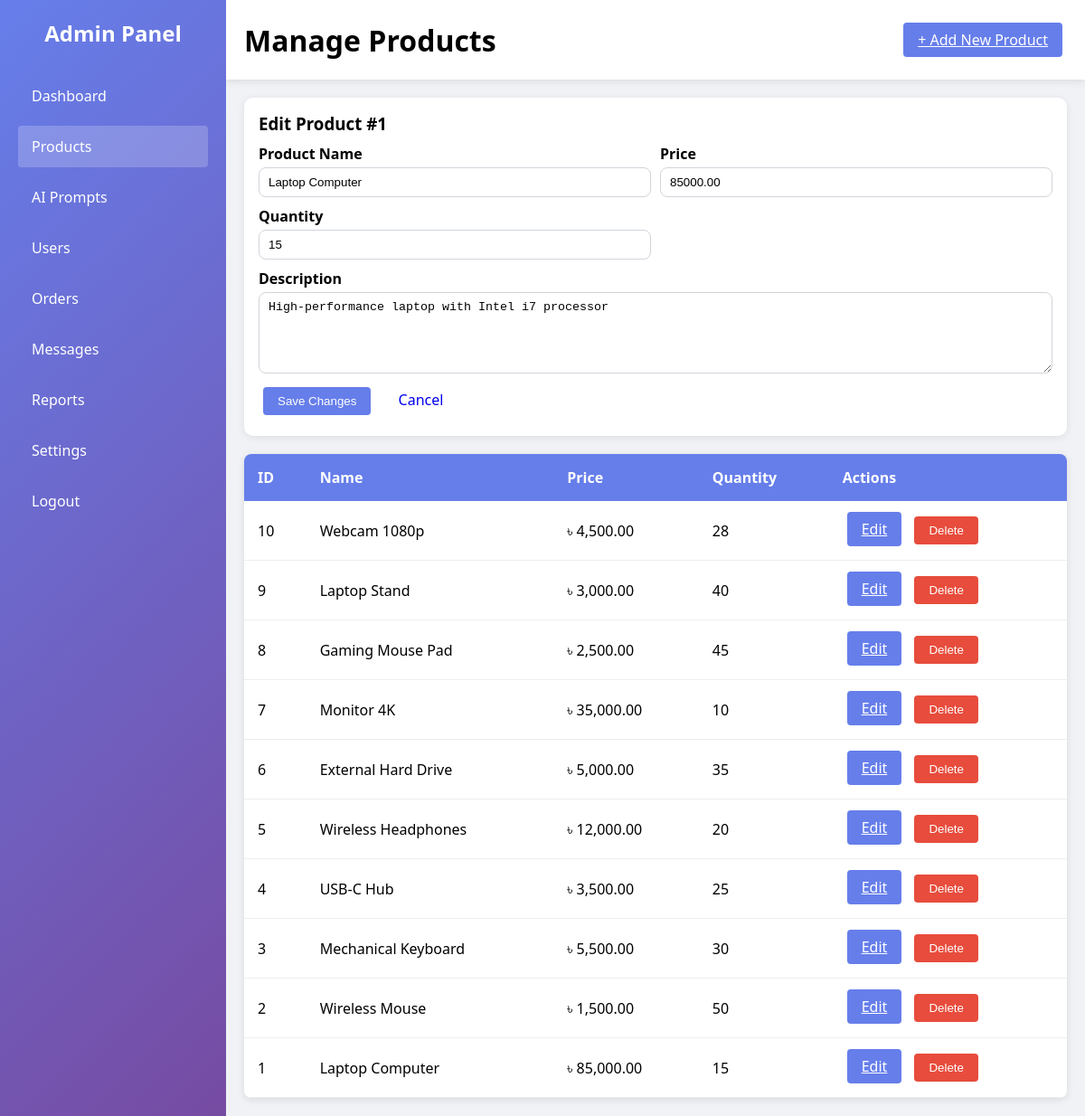
The app's page /admin/products.php?edit_id=1 (signed in) with its own data.
### tables this page shows
CREATE TABLE IF NOT EXISTS products (
    id INT AUTO_INCREMENT PRIMARY KEY,
    name VARCHAR(255) NOT NULL,
    description TEXT,
    price DECIMAL(10, 2) NOT NULL,
    quantity INT NOT NULL DEFAULT 0,
    image VARCHAR(255),
    category VARCHAR(100),
    sku VARCHAR(100) UNIQUE,
    created_at TIMESTAMP DEFAULT CURRENT_TIMESTAMP,
    updated_at TIMESTAMP DEFAULT CURRENT_TIMESTAMP ON UPDATE CURRENT_TIMESTAMP,
    INDEX idx_category (category),
    INDEX idx_price (price)
);

### admin/products.php (the view, shortened to what this page needs)
<?php
$db = new Database();
$conn = $db->getConnection();
$editingProduct = null;
if (isset($_GET['edit_id'])) {
    $editId = (int) $_GET['edit_id'];
    if ($editId > 0) {
        $stmt = $conn->prepare('SELECT id, name, description, price, quantity FROM products WHERE id = ? LIMIT 1');
        $stmt->bind_param('i', $editId);
        $stmt->execute();
        $result = $stmt->get_result();
        if ($result && $result->num_rows > 0) {
            $editingProduct = $result->fetch_assoc();
        }
    }
}
$products = array();
if ($conn) {
    $result = $conn->query("SELECT * FROM products ORDER BY id DESC LIMIT 50");
    if ($result) {
        while ($row = $result->fetch_assoc()) {
            $products[] = $row;
        }
    }
}
?>
<!DOCTYPE html>
<html>
<head>
    <link rel="stylesheet" href="css/admin.css">
</head>
<body>
    <div class="admin-container">
        <nav class="admin-sidebar" id="admin-sidebar">
            <div class="admin-logo">
                <h2>Admin Panel</h2>
            </div>
            <ul class="menu">
                <li><a href="index.php">Dashboard</a></li>
                <li><a href="products.php" class="active">Products</a></li>
                <li><a href="ai-prompts.php">AI Prompts</a></li>
                <li><a href="user.php">Users</a></li>
                <li><a href="orders.php">Orders</a></li>
                <li><a href="support-messages.php">Messages</a></li>
                <li><a href="reports.php">Reports</a></li>
                <li><a href="settings.php">Settings</a></li>
                <li><a href="logout.php">Logout</a></li>
            </ul>
        </nav>
        <div class="admin-main">
            <header class="admin-header">
                <h1>Manage Products</h1>
                <a href="../products/add.php" class="btn btn-primary">+ Add New Product</a>
            </header>
            <main class="admin-content">
                <?php if ($editingProduct): ?>
                    <form class="edit-form" method="POST">
                        <h3 style="margin-bottom: 10px;">Edit Product #<?php echo (int) $editingProduct['id']; ?></h3>
                        <div class="edit-grid">
                            <div>
                                <label for="name">Product Name</label>
                                <input id="name" name="name" type="text" value="<?php echo htmlspecialchars($editingProduct['name']); ?>" required>
                            </div>
                            <div>
                                <label for="price">Price</label>
                                <input id="price" name="price" type="number" step="0.01" min="0.01" value="<?php echo htmlspecialchars((string) $editingProduct['price']); ?>" required>
                            </div>
                            <div>
                                <label for="quantity">Quantity</label>
                                <input id="quantity" name="quantity" type="number" min="0" value="<?php echo (int) $editingProduct['quantity']; ?>" required>
                            </div>
                            <div class="full-col">
                                <label for="description">Description</label>
                                <textarea id="description" name="description"><?php echo htmlspecialchars((string) $editingProduct['description']); ?></textarea>
                            </div>
                        </div>
                        <button class="btn btn-primary" type="submit">Save Changes</button>
                        <a class="btn" href="products.php" style="text-decoration:none;display:inline-block;">Cancel</a>
                    </form>
                <?php endif; ?>
                <table>
                    <thead>
                        <tr>
                            <th>ID</th>
                            <th>Name</th>
                            <th>Price</th>
                            <th>Quantity</th>
                            <th>Actions</th>
                        </tr>
                    </thead>
                    <tbody>
                        <?php if (count($products) > 0): ?>
                            <?php foreach ($products as $product): ?>
                            <tr>
                                <td><?php echo $product['id']; ?></td>
                                <td><?php echo htmlspecialchars($product['name']); ?></td>
                                <td>৳ <?php echo number_format($product['price'], 2); ?></td>
                                <td><?php echo $product['quantity']; ?></td>
                                <td>
                                    <a class="btn btn-primary" href="products.php?edit_id=<?php echo (int) $product['id']; ?>">Edit</a>
                                    <form class="action-inline" method="POST" onsubmit="return confirm('Delete this product?');">
                                        <button class="btn btn-danger" type="submit">Delete</button>
                                    </form>
                                </td>
                            </tr>
                            <?php endforeach; ?>
                        <?php else: ?>
                            <tr>
                                <td colspan="5" style="text-align: center;">No products found</td>
                            </tr>
                        <?php endif; ?>
                    </tbody>
                </table>
            </main>
        </div>
    </div>
</body>
</html>

### admin/css/admin.css (style rules this page uses)
* { margin: 0; padding: 0; box-sizing: border-box; }
body { font-family: 'Segoe UI', Tahoma, Geneva, Verdana, sans-serif; background-color: #f0f2f5; }
.admin-container { display: flex; height: 100vh; position: relative; }
.admin-sidebar { width: 250px; background: linear-gradient(135deg, #667eea 0%, #764ba2 100%); color: white; padding: 20px; overflow-y: auto; }
.admin-logo h2 { margin-bottom: 30px; text-align: center; font-size: 24px; }
.menu { list-style: none; }
.menu li { margin-bottom: 10px; }
.menu a { color: white; text-decoration: none; display: block; padding: 12px 15px; border-radius: 4px; transition: background-color 0.3s ease; }
.menu a:hover, .menu a.active { background-color: rgba(255, 255, 255, 0.2); }
.admin-main { flex: 1; display: flex; flex-direction: column; overflow: hidden; }
.admin-header { background: white; padding: 20px; box-shadow: 0 2px 8px rgba(0,0,0,0.1); display: flex; justify-content: space-between; align-items: center; }
.admin-content { flex: 1; padding: 20px; overflow-y: auto; }
table { width: 100%; border-collapse: collapse; background: white; margin-top: 20px; border-radius: 8px; overflow: hidden; box-shadow: 0 2px 8px rgba(0,0,0,0.1); }
th { background-color: #667eea; color: white; padding: 15px; text-align: left; }
td { padding: 12px 15px; border-bottom: 1px solid #eee; }
.btn { padding: 8px 16px; border: none; border-radius: 4px; cursor: pointer; margin: 5px; }
.btn-primary { background-color: #667eea; color: white; }
.btn-danger { background-color: #e74c3c; color: white; }

### admin/products.php (style rules this page uses)
.edit-form { background: #ffffff; border-radius: 10px; box-shadow: 0 2px 10px rgba(0,0,0,0.08); padding: 16px; margin-bottom: 16px; }
.edit-grid { display: grid; grid-template-columns: repeat(2, minmax(0, 1fr)); gap: 10px; }
.edit-form label { display: block; margin-bottom: 4px; font-weight: 600; }
.edit-form input, .edit-form textarea { width: 100%; border: 1px solid #d1d5db; border-radius: 8px; padding: 8px 10px; }
.edit-form textarea { min-height: 90px; resize: vertical; }
.full-col { grid-column: 1 / -1; }
.action-inline { display: inline-block; margin: 0; }

### records on screen
products: id "1", name "Laptop Computer", price "85000.00", quantity "15", description "High-performance laptop with Intel i7 processor", price "85,000.00"
products: id "10", name "Webcam 1080p", price "4,500.00", quantity "28"
products: id "9", name "Laptop Stand", price "3,000.00", quantity "40"
products: id "8", name "Gaming Mouse Pad", price "2,500.00", quantity "45"
products: id "7", name "Monitor 4K", price "35,000.00", quantity "10"
products: id "6", name "External Hard Drive", price "5,000.00", quantity "35"
products: id "5", name "Wireless Headphones", price "12,000.00", quantity "20"
products: id "4", name "USB-C Hub", price "3,500.00", quantity "25"
products: id "3", name "Mechanical Keyboard", price "5,500.00", quantity "30"
products: id "2", name "Wireless Mouse", price "1,500.00", quantity "50"
